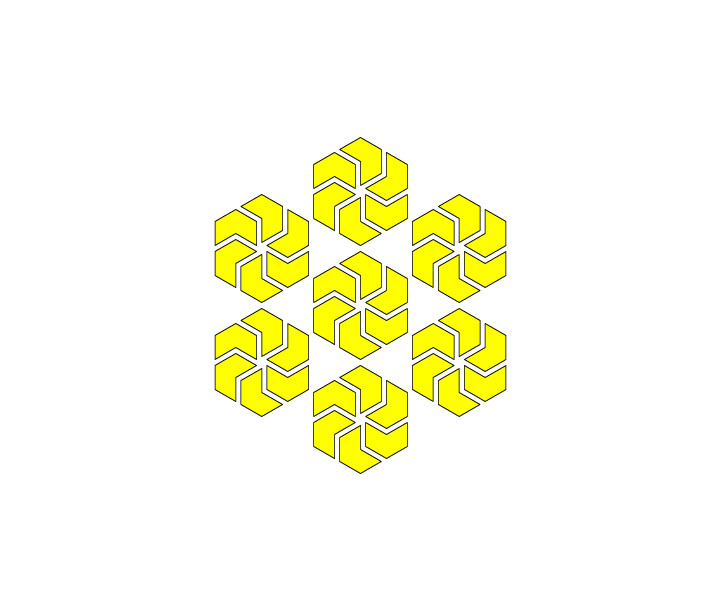

Write the Python code that produced this figure.
import turtle as t

def part1(x=8):
    t.penup()
    t.forward(x)
    t.pendown()
    t.begin_fill()
    t.forward(4*x)
    t.left(60)
    t.forward(4*x)
    t.right(120)
    t.forward(4*x)
    for i in range(3):
        t.right(60)
        t.forward(4*x)
    t.end_fill()
    t.penup()
    t.left(60)
    t.forward(x)
    t.left(180)

def part2(x=8):
    for i in range(6):
        part1(x)
        t.right(60)
    t.penup()

def part3(x=8):
    t.left(30)
    part2(x)
    for i in range(6):
        t.penup()
        t.forward(19*x)
        part2(x)
        t.backward(19*x)
        t.left(60)


t.hideturtle()
t.color("black", "yellow")
t.speed(0)
part3()

cv = t.getcanvas()
cv.postscript(file="kwiat.ps", colormode='color')
